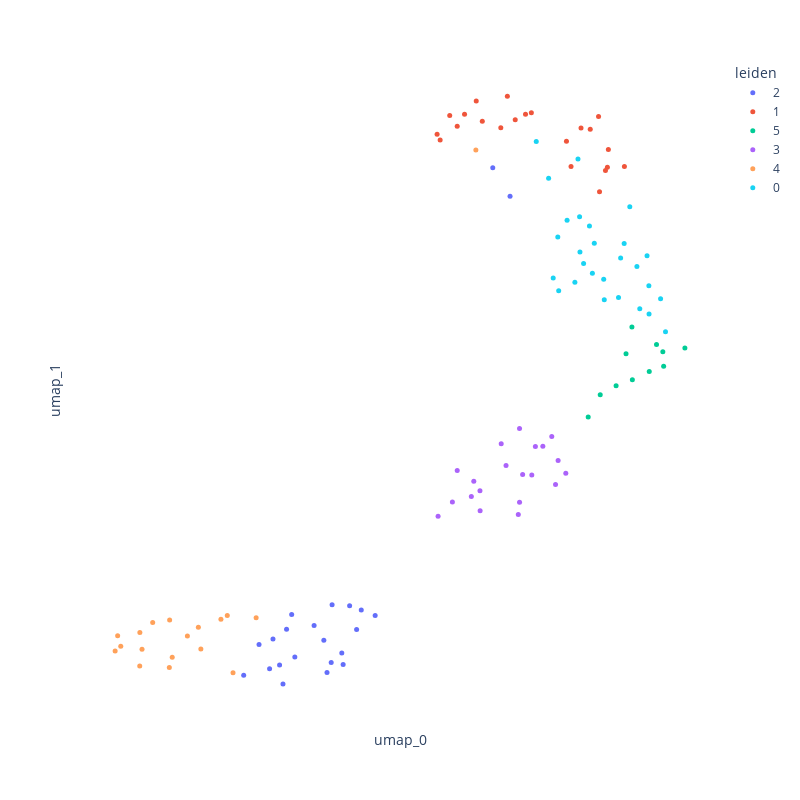

The notebook cell saved with this chart:
### Code cell
# interactive plot

# in order to reduce the page size, I downsample the data here, you don't need to do this
interactive_scatter(data=adata,
                    hue=pre_cluster_name,
                    coord_base='umap')

### Figure 1 — Plotly figure (JSON) as saved in the notebook; plotly's stock layout.template omitted (floating-point values rounded to 4 significant figures)
{"data": [{"customdata": [["4636344664PO1NC5L9C"], ["4139144650PO3NC3E3C"], ["4566944700PO3NC4A9C"], ["4265145042PO2NC4N4S"], ["4499445005PO2NC3C5C"], ["4146044643PO2NC5P3C"], ["4520844650PO2NC3B7S"], ["4146044643SO2NC1M3C"], ["4302844664SO1NC1H5C"], ["3889744643SO3NC1C2S"], ["4302844664SO2NC1I5C"], ["4139144650SO3NC1D3C"], ["4566944700SO3NC1N8C"], ["4499445005SO1NC1P5C"], ["4636344914SO2NC1G9C"], ["4146044643SO3NC1N3C"], ["4123744641SO3NC1M2S"], ["4566944964SO3NC1A8C"], ["4305144931SO1NC1L5S"], ["4139144650SO2NC1C4C"], ["4520844650SO2NC1O6S"], ["4566944700SO2NC1M8C"]], "hovertemplate": "leiden=2<br>umap_0=%{x}<br>umap_1=%{y}<br>obs_names=%{customdata[0]}<extra></extra>", "legendgroup": "2", "marker": {"color": "#636efa", "size": 5, "symbol": "circle"}, "mode": "markers", "name": "2", "orientation": "v", "showlegend": true, "type": "scatter", "x": [3.831, 4.556, 5.008, 7.089, 4.902, 4.802, 4.62, 3.678, 3.938, 3.517, 5.292, 4.358, 3.73, 7.353, 4.782, 4.064, 5.08, 4.634, 4.508, 3.283, 3.883, 4.016], "xaxis": "x", "y": [-0.3876, -0.6211, 0.7217, 15.13, 1.462, -0.3764, -0.3109, -0.5096, 0.7243, 0.2533, 1.157, 0.8421, 0.4216, 14.24, -0.01358, -0.1388, 1.324, 1.489, 0.3819, -0.7123, -0.9788, 1.187], "yaxis": "y"}, {"customdata": [["4598245001PO2NC4F8C"], ["4598244908PO2NC4K8C"], ["4660644938PO2NC3A10C"], ["4598245001PO1NC3E9C"], ["4660644993PO2NC5D10C"], ["4566944964PO4NC3E8C"], ["3905345005PO1NC2I1S"], ["4139144923PO4NC4K3C"], ["4247344998PO1NC2I4S"], ["4139144923PO3NC5J3C"], ["4660644938PO1NC4P9C"], ["4129944963PO3NC3O1S"], ["4146045001PO2NC3F4C"], ["4566944964PO3NC3D8C"], ["4636344914SO3NC1I6C"], ["3905345005SO1NC1J1S"], ["3905345005SO2NC1K1S"], ["4139144923SO1NC1O2C"], ["4139144923SO2NC1P2C"], ["4566944700SO1NC1L8C"], ["4499445005SO3NC1D6C"], ["4456444991SO1NC1E6C"]], "hovertemplate": "leiden=1<br>umap_0=%{x}<br>umap_1=%{y}<br>obs_names=%{customdata[0]}<extra></extra>", "legendgroup": "1", "marker": {"color": "#EF553B", "size": 5, "symbol": "circle"}, "mode": "markers", "name": "1", "orientation": "v", "showlegend": true, "type": "scatter", "x": [8.84, 8.285, 8.438, 6.929, 8.215, 8.811, 8.578, 9.101, 7.432, 7.679, 7.212, 6.238, 7.589, 8.856, 6.658, 6.285, 7.312, 6.431, 6.836, 8.72, 6.546, 8.705], "xaxis": "x", "y": [15.15, 15.17, 16.37, 16.58, 15.96, 15.04, 16.33, 15.17, 16.63, 16.85, 16.38, 16.18, 16.8, 15.7, 16.81, 16.0, 17.37, 16.76, 17.21, 14.38, 16.42, 16.73], "yaxis": "y"}, {"customdata": [["4566944700PO2NC5P8C"], ["4146044643PO3NC5A4C"], ["4146045001PO1NC5E4C"], ["4211144957PO2NC3L4C"], ["4139144650PO1NC4F3C"], ["4265145042PO3NC4G5S"], ["4660644938PO3NC5B10C"], ["4598244908SO2NC1H8C"], ["4146045001SO3NC1D4C"], ["4421844676SO2NC1K6S"], ["3889744700SO1NC1E1S"]], "hovertemplate": "leiden=5<br>umap_0=%{x}<br>umap_1=%{y}<br>obs_names=%{customdata[0]}<extra></extra>", "legendgroup": "5", "marker": {"color": "#00cc96", "size": 5, "symbol": "circle"}, "mode": "markers", "name": "5", "orientation": "v", "showlegend": true, "type": "scatter", "x": [9.125, 8.547, 9.688, 9.591, 8.973, 9.215, 10.02, 9.222, 8.731, 9.7, 9.48], "xaxis": "x", "y": [9.326, 7.352, 9.385, 9.618, 8.33, 10.16, 9.509, 8.516, 8.043, 8.935, 8.774], "yaxis": "y"}, {"customdata": [["4520844650PO1NC5A7S"], ["4146045001PO3NC4G4C"], ["4139144923PO2NC3I3C"], ["4520844650PO3NC5C8S"], ["4636344914PO1NC4H9C"], ["4265145042PO1NC3E5S"], ["4139144650PO2NC4G3C"], ["4146044643PO1NC5O3C"], ["4598244908PO1NC3J8C"], ["3889744700SO4NC1H1S"], ["3889744700SO3NC1G1S"], ["3889744643SO2NC1B1S"], ["4660644938SO2NC1N9C"], ["4146045001SO1NC1B4C"], ["4211144957SO3NC1J4C"], ["4123744641SO2NC1L2S"], ["4146045001SO2NC1C3C"], ["4520844650SO1NC1N6S"], ["4598245001SO1NC1B9C"], ["4211144957SO2NC1B5C"]], "hovertemplate": "leiden=3<br>umap_0=%{x}<br>umap_1=%{y}<br>obs_names=%{customdata[0]}<extra></extra>", "legendgroup": "3", "marker": {"color": "#ab63fa", "size": 5, "symbol": "circle"}, "mode": "markers", "name": "3", "orientation": "v", "showlegend": true, "type": "scatter", "x": [8.205, 7.498, 7.685, 8.048, 7.292, 6.896, 7.74, 8.088, 6.546, 7.498, 7.545, 6.253, 7.479, 6.893, 7.218, 6.472, 7.991, 6.799, 6.762, 7.854], "xaxis": "x", "y": [5.593, 4.694, 5.54, 5.243, 5.84, 4.425, 6.433, 5.996, 5.683, 6.996, 5.56, 4.256, 4.308, 5.053, 6.52, 4.7, 6.74, 5.348, 4.869, 6.44], "yaxis": "y"}, {"customdata": [["4139144923PO1NC3H3C"], ["4566944700PO1NC5O8C"], ["4123744641PO1NC4N2S"], ["4302844664PO2NC5K5C"], ["4456444991PO1NC3H6C"], ["4146044643SO1NC1L3C"], ["4123744641SO1NC1K2S"], ["4421844676SO1NC1J6S"], ["4636344914SO1NC1F9C"], ["3889744643SO1NC1A1S"], ["4660644938SO1NC1M9C"], ["4129944963SO1NC1P1S"], ["4302844664SO3NC1J5C"], ["4265145042SO3NC1F5S"], ["4636344664SO2NC1J9C"], ["4520844650SO3NC1P6S"], ["4421844676SO3NC1L6S"], ["4566944964SO1NC1O7C"]], "hovertemplate": "leiden=4<br>umap_0=%{x}<br>umap_1=%{y}<br>obs_names=%{customdata[0]}<extra></extra>", "legendgroup": "4", "marker": {"color": "#FFA15A", "size": 5, "symbol": "circle"}, "mode": "markers", "name": "4", "orientation": "v", "showlegend": true, "type": "scatter", "x": [1.694, 3.032, 2.935, 1.729, 2.423, 1.696, 2.59, 1.318, 2.628, 1.892, 2.146, 2.151, 3.473, 3.12, 2.191, 1.357, 1.404, 6.831], "xaxis": "x", "y": [-0.4212, 1.153, 1.041, 0.1, 0.5178, 0.6282, 0.7871, 0.04564, 0.109, 0.9358, -0.4644, 1.019, 1.082, -0.6354, -0.147, 0.5257, 0.1962, 15.69], "yaxis": "y"}, {"customdata": [["4499445005PO1NC3B6C"], ["4566944964PO2NC4C7C"], ["4421844676PO1NC4M6S"], ["4129944963PO2NC4M1S"], ["4211144957PO1NC3K4C"], ["4660644993PO4NC5F10C"], ["4129944963PO1NC3N1S"], ["4566944964PO1NC4B8C"], ["4660644993PO3NC5E10C"], ["3889744700PO1NC5D1S"], ["4660644938SO3NC1O9C"], ["4211144957SO1NC1H4C"], ["4247344998SO2NC1A5S"], ["4456444991SO2NC1F6C"], ["4598245001SO3NC1D9C"], ["4265145042SO2NC1D5S"], ["4129944963SO2NC1A2S"], ["3889744700SO2NC1F1S"], ["4598244908SO3NC1I8C"], ["4499445005SO2NC1A6C"], ["4265145042SO1NC1C6S"], ["4598245001SO2NC1C10C"], ["4129944636SOeNC1L1S"], ["4598244908SO1NC1G8C"], ["4566944964SO2NC1P7C"], ["4129944963SO3NC1B2S"], ["4636344664SO3NC1K9C"]], "hovertemplate": "leiden=0<br>umap_0=%{x}<br>umap_1=%{y}<br>obs_names=%{customdata[0]}<extra></extra>", "legendgroup": "0", "marker": {"color": "#19d3f3", "size": 5, "symbol": "circle"}, "mode": "markers", "name": "0", "orientation": "v", "showlegend": true, "type": "scatter", "x": [8.64, 8.225, 7.942, 9.729, 8.793, 8.477, 9.183, 7.753, 8.784, 8.416, 9.292, 8.611, 9.011, 8.344, 9.097, 8.566, 8.012, 9.653, 9.335, 8.083, 9.474, 8.391, 8.096, 8.421, 9.043, 9.447, 9.477], "xaxis": "x", "y": [12.77, 13.49, 14.8, 10.01, 11.01, 12.14, 13.91, 15.95, 11.65, 13.6, 12.05, 11.84, 11.08, 11.56, 12.76, 13.32, 11.69, 11.04, 10.73, 12.97, 11.45, 15.4, 11.29, 12.5, 12.31, 12.39, 10.56], "yaxis": "y"}], "layout": {"height": 800, "legend": {"title": {"text": "leiden"}, "tracegroupgap": 0}, "margin": {"t": 60}, "paper_bgcolor": "rgba(0, 0, 0, 0)", "plot_bgcolor": "rgba(0, 0, 0, 0)", "width": 800, "xaxis": {"anchor": "y", "autorange": true, "domain": [0, 1], "range": [0.7814, 10.56], "showticklabels": false, "title": {"text": "umap_0"}, "type": "linear"}, "yaxis": {"anchor": "x", "autorange": true, "domain": [0, 1], "range": [-2.106, 18.5], "showticklabels": false, "title": {"text": "umap_1"}, "type": "linear"}}}
